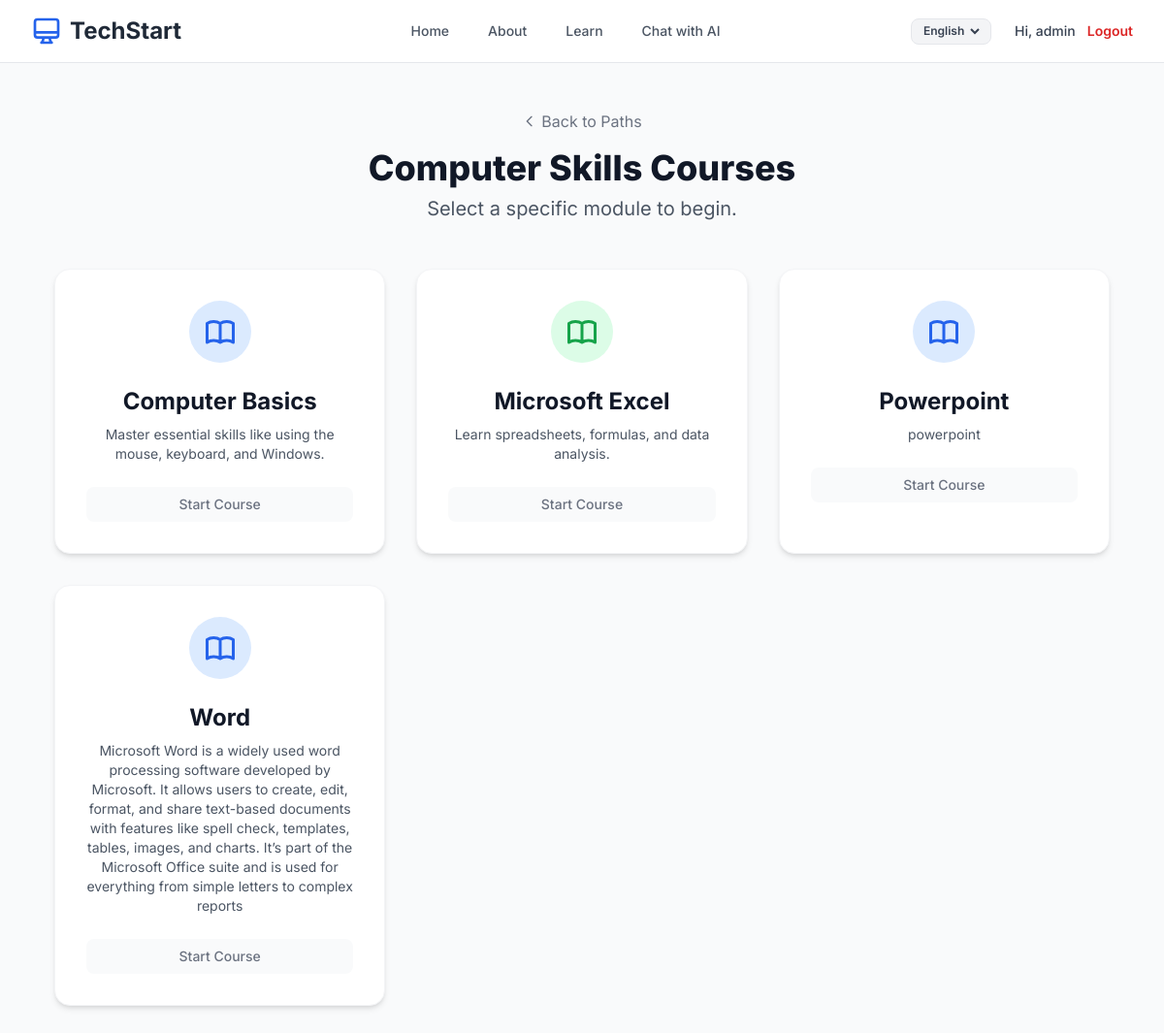
The app's page /courses/computer/ (signed in) with its own data.
### learning/models.py (models this page shows, shortened)
class LearningPath(models.Model):
    name = models.CharField(max_length=100)
    slug = models.SlugField(unique=True) # 'computer' or 'programming'
    description = models.TextField(blank=True)

class Module(models.Model):
    path = models.ForeignKey(LearningPath, on_delete=models.CASCADE, related_name='modules')
    name = models.CharField(max_length=100)
    slug = models.SlugField(unique=True)
    description = models.TextField(blank=True)
    icon_svg = models.TextField(blank=True, help_text="SVG string for the module card")
    color_class = models.CharField(max_length=50, default="bg-blue-100 text-blue-600")

### TechStart/views.py (the view)
# urls.py: path('courses/<str:path_slug>/', module_selection_view, name='module_selection'),
@login_required
def module_selection_view(request, path_slug):
    learning_path = get_object_or_404(LearningPath, slug=path_slug)
    modules = Module.objects.filter(path=learning_path).order_by('name')
    context = {
        'learning_path': learning_path,
        'modules': modules
    }
    return render(request, 'module_selection.html', context)

### learning/context_processors.py (called while the page is built)
def language_content(request):
    lang = 'English'
    if request.user.is_authenticated:
        try:
            lang = request.user.profile.preferred_language
        except:
            pass
    return {'text': CONTENT.get(lang, CONTENT['English'])}

### templates/module_selection.html (shortened to what this page needs)
{% extends 'base.html' %}
{% block content %}
<div class="min-h-screen bg-gray-50 flex flex-col items-center py-12 fade-in">
    <div class="max-w-6xl w-full px-4 sm:px-6 lg:px-8">
        <div class="text-center mb-12">
            <a href="{% url 'path_selection' %}" class="inline-flex items-center text-gray-500 hover:text-blue-600 mb-4 transition-colors">
                <svg class="w-4 h-4 mr-1" fill="none" stroke="currentColor" viewBox="0 0 24 24"><path stroke-linecap="round" stroke-linejoin="round" stroke-width="2" d="M15 19l-7-7 7-7"></path></svg>
                Back to Paths
            </a>
            <h1 class="text-4xl font-extrabold text-gray-900">{{ learning_path.name }} Courses</h1>
            <p class="mt-2 text-xl text-gray-600">Select a specific module to begin.</p>
        </div>
        <div class="grid grid-cols-1 md:grid-cols-2 lg:grid-cols-3 gap-8">
            {% for module in modules %}
            <a href="{% url 'topic_selection' module.slug %}" class="block p-8 bg-white rounded-2xl shadow-md hover:shadow-xl transform hover:-translate-y-1 transition-all duration-300 ease-in-out border border-gray-100">
                <div class="flex items-center justify-center h-16 w-16 rounded-full {{ module.color_class }} mx-auto mb-6">
                </div>
                <h3 class="mt-2 text-2xl font-bold text-gray-900 text-center">{{ module.name }}</h3>
                <p class="mt-2 text-gray-600 text-center text-sm">{{ module.description }}</p>
                <div class="mt-6 w-full bg-gray-50 rounded-lg py-2 text-center text-sm font-medium text-gray-500 group-hover:bg-blue-50 group-hover:text-blue-600 transition-colors">
                    Start Course
                </div>
            </a>
            {% empty %}
                <p class="col-span-full text-center text-gray-500">No courses available in this path yet.</p>
            {% endfor %}
        </div>
    </div>
</div>
{% endblock %}

### templates/base.html (shortened to what this page needs)
<!DOCTYPE html>
<html lang="en">
<head>
    <script src="https://cdn.tailwindcss.com"></script>
</head>
<body class="bg-white">
    <nav class="bg-white/80 backdrop-blur-md sticky top-0 left-0 right-0 z-50 border-b border-gray-200">
        <div class="max-w-7xl mx-auto px-4 sm:px-6 lg:px-8">
            <div class="flex items-center justify-between h-16">
                <div class="flex items-center">
                    <a href="{% url 'home' %}" class="flex-shrink-0 flex items-center gap-2">
                        <svg class="w-8 h-8 text-blue-600" fill="none" stroke="currentColor" viewBox="0 0 24 24" xmlns="http://www.w3.org/2000/svg"><path stroke-linecap="round" stroke-linejoin="round" stroke-width="2" d="M9.75 17L9 20l-1 1h8l-1-1-.75-3M3 13h18M5 17h14a2 2 0 002-2V5a2 2 0 00-2-2H5a2 2 0 00-2 2v10a2 2 0 002 2z"></path></svg>
                        <span class="text-2xl font-bold text-gray-800">TechStart</span>
                    </a>
                </div>
                <div class="hidden md:block">
                    <div class="ml-10 flex items-baseline space-x-4">
                        <a href="{% url 'home' %}" class="text-gray-600 hover:text-blue-600 px-3 py-2 rounded-md text-sm font-medium">Home</a>
                        <a href="{% url 'about' %}" class="text-gray-600 hover:text-blue-600 px-3 py-2 rounded-md text-sm font-medium transition-colors">About</a>
                        <a href="{% url 'path_selection' %}"
                           class="text-gray-600 hover:text-blue-600 px-3 py-2 rounded-md text-sm font-medium"
                           {% if not user.is_authenticated %}onclick="event.preventDefault(); toggleLoginModal();"{% endif %}>
                           Learn
                        </a>
                        <a href="{% url 'chat' %}"
                           class="text-gray-600 hover:text-blue-600 px-3 py-2 rounded-md text-sm font-medium"
                           {% if not user.is_authenticated %}onclick="event.preventDefault(); toggleLoginModal();"{% endif %}>
                           Chat with AI
                        </a>
                    </div>
                </div>
                <div class="flex items-center gap-4">
                    {% if user.is_authenticated %}
                        <div class="flex items-center gap-6">
                            <form action="{% url 'set_language' %}" method="post" class="flex items-center bg-gray-100 rounded-lg px-2 py-1 border border-gray-200">
                                <select name="language" onchange="this.form.submit()" class="bg-transparent text-xs font-semibold text-gray-700 focus:outline-none cursor-pointer">
                                    <option value="English" {% if user.profile.preferred_language == 'English' %}selected{% endif %}>English</option>
                                </select>
                            </form>
                            <div class="flex items-center gap-3">
                                <span class="text-sm font-medium text-gray-700">Hi, {{ user.first_name|default:user.username }}</span>
                                <a href="{% url 'account_logout' %}" class="text-sm font-semibold text-red-600 hover:text-red-700">Logout</a>
                            </div>
                        </div>
                    {% else %}
                        {% load socialaccount %}
                    {% endif %}
                </div>
            </div>
        </div>
    </nav>
    <main>
        {% block content %}{% endblock %}
    </main>
                        {% load socialaccount %}
</body>
</html>

### templates/base.html (style rules this page uses)
body { font-family: 'Inter', sans-serif; }
.fade-in { animation: fadeIn 0.5s ease-in-out; }

### records on screen
LearningPath: name "Computer Skills"
Module: name "Computer Basics", description "Master essential skills like using the mouse, keyboard, and Windows."
Module: name "Microsoft Excel", description "Learn spreadsheets, formulas, and data analysis."
Module: name "Powerpoint", description "powerpoint"
Module: name "Word", description "Microsoft Word is a widely used word processing software developed by Microsoft. It allows users to create, edit, format, and share text-based documents with features like spell check, templates, tables, images, and charts. It’s part of the Microsoft Office suite and is used for everything from simple letters to complex reports"

### other values on screen
{{ user.first_name|default:user.username }} "admin"
